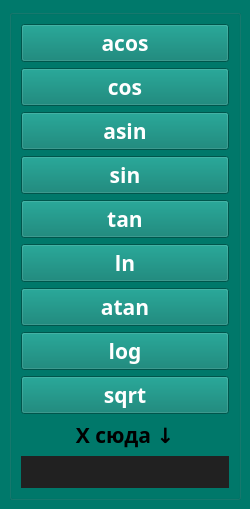
  <widget class="QDockWidget" name="dockWidget_2">
   <property name="font">
    <font>
     <family>PT Sans Caption</family>
     <pointsize>14</pointsize>
     <bold>true</bold>
    </font>
   </property>
   <property name="acceptDrops">
    <bool>false</bool>
   </property>
   <property name="styleSheet">
    <string notr="true">QDockWidget {
	color: #FFFFFF;
	background-color: #00796B
}
</string>
   </property>
   <property name="features">
    <set>QDockWidget::DockWidgetFloatable|QDockWidget::DockWidgetMovable</set>
   </property>
   <property name="windowTitle">
    <string>Functions</string>
   </property>
   <attribute name="dockWidgetArea">
    <number>2</number>
   </attribute>
   <widget class="QWidget" name="dockWidgetContents_13">
    <layout class="QHBoxLayout" name="horizontalLayout">
     <item>
      <widget class="QGroupBox" name="groupBox">
       <property name="title">
        <string/>
       </property>
       <layout class="QVBoxLayout" name="verticalLayout" stretch="0,0,0,0,0,0,0,0,0,2,0">
        <property name="spacing">
         <number>-1</number>
        </property>
        <item>
         <widget class="QPushButton" name="acos">
          <property name="font">
           <font>
            <family>PT Sans Caption</family>
            <pointsize>16</pointsize>
            <italic>false</italic>
            <bold>true</bold>
            <kerning>true</kerning>
           </font>
          </property>
          <property name="styleSheet">
           <string notr="true">QPushButton {
	color: #FFFFFF;
	background-color: #00796B
}
QPushButton:pressed {
	color: #FFFFFF;
	background-color: #00645A
}

</string>
          </property>
          <property name="text">
           <string>acos</string>
          </property>
          <property name="iconSize">
           <size>
            <width>15</width>
            <height>15</height>
           </size>
          </property>
          <attribute name="buttonGroup">
           <string notr="true">digit2</string>
          </attribute>
         </widget>
        </item>
        <item>
         <widget class="QPushButton" name="cos">
          <property name="font">
           <font>
            <family>PT Sans Caption</family>
            <pointsize>16</pointsize>
            <italic>false</italic>
            <bold>true</bold>
            <kerning>true</kerning>
           </font>
          </property>
          <property name="styleSheet">
           <string notr="true">QPushButton {
	color: #FFFFFF;
	background-color: #00796B
}
QPushButton:pressed {
	color: #FFFFFF;
	background-color: #00645A
}

</string>
          </property>
          <property name="text">
           <string>cos</string>
          </property>
          <property name="iconSize">
           <size>
            <width>15</width>
            <height>15</height>
           </size>
          </property>
          <attribute name="buttonGroup">
           <string notr="true">digit2</string>
          </attribute>
         </widget>
        </item>
        <item>
         <widget class="QPushButton" name="asin">
          <property name="font">
           <font>
            <family>PT Sans Caption</family>
            <pointsize>16</pointsize>
            <italic>false</italic>
            <bold>true</bold>
            <kerning>true</kerning>
           </font>
          </property>
          <property name="styleSheet">
           <string notr="true">QPushButton {
	color: #FFFFFF;
	background-color: #00796B
}
QPushButton:pressed {
	color: #FFFFFF;
	background-color: #00645A
}

</string>
          </property>
          <property name="text">
           <string>asin</string>
          </property>
          <property name="iconSize">
           <size>
            <width>15</width>
            <height>15</height>
           </size>
          </property>
          <attribute name="buttonGroup">
           <string notr="true">digit2</string>
          </attribute>
         </widget>
        </item>
        <item>
         <widget class="QPushButton" name="sin">
          <property name="font">
           <font>
            <family>PT Sans Caption</family>
            <pointsize>16</pointsize>
            <italic>false</italic>
            <bold>true</bold>
            <kerning>true</kerning>
           </font>
          </property>
          <property name="styleSheet">
           <string notr="true">QPushButton {
	color: #FFFFFF;
	background-color: #00796B
}
QPushButton:pressed {
	color: #FFFFFF;
	background-color: #00645A
}

</string>
          </property>
          <property name="text">
           <string>sin</string>
          </property>
          <property name="iconSize">
           <size>
            <width>15</width>
            <height>15</height>
           </size>
          </property>
          <attribute name="buttonGroup">
           <string notr="true">digit2</string>
          </attribute>
         </widget>
        </item>
        <item>
         <widget class="QPushButton" name="tan">
          <property name="font">
           <font>
            <family>PT Sans Caption</family>
            <pointsize>16</pointsize>
            <italic>false</italic>
            <bold>true</bold>
            <kerning>true</kerning>
           </font>
          </property>
          <property name="styleSheet">
           <string notr="true">QPushButton {
	color: #FFFFFF;
	background-color: #00796B
}
QPushButton:pressed {
	color: #FFFFFF;
	background-color: #00645A
}

</string>
          </property>
          <property name="text">
           <string>tan</string>
          </property>
          <property name="iconSize">
           <size>
            <width>15</width>
            <height>15</height>
           </size>
          </property>
          <attribute name="buttonGroup">
           <string notr="true">digit2</string>
          </attribute>
         </widget>
        </item>
        <item>
         <widget class="QPushButton" name="ln">
          <property name="font">
           <font>
            <family>PT Sans Caption</family>
            <pointsize>16</pointsize>
            <italic>false</italic>
            <bold>true</bold>
            <kerning>true</kerning>
           </font>
          </property>
          <property name="styleSheet">
           <string notr="true">QPushButton {
	color: #FFFFFF;
	background-color: #00796B
}
QPushButton:pressed {
	color: #FFFFFF;
	background-color: #00645A
}

</string>
          </property>
          <property name="text">
           <string>ln</string>
          </property>
          <property name="iconSize">
           <size>
            <width>15</width>
            <height>15</height>
           </size>
          </property>
          <attribute name="buttonGroup">
           <string notr="true">digit2</string>
          </attribute>
         </widget>
        </item>
        <item>
         <widget class="QPushButton" name="atan">
          <property name="font">
           <font>
            <family>PT Sans Caption</family>
            <pointsize>16</pointsize>
            <italic>false</italic>
            <bold>true</bold>
            <kerning>true</kerning>
           </font>
          </property>
          <property name="styleSheet">
           <string notr="true">QPushButton {
	color: #FFFFFF;
	background-color: #00796B
}
QPushButton:pressed {
	color: #FFFFFF;
	background-color: #00645A
}

</string>
          </property>
          <property name="text">
           <string>atan</string>
          </property>
          <property name="iconSize">
           <size>
            <width>15</width>
            <height>15</height>
           </size>
          </property>
          <attribute name="buttonGroup">
           <string notr="true">digit2</string>
          </attribute>
         </widget>
        </item>
        <item>
         <widget class="QPushButton" name="log10">
          <property name="font">
           <font>
            <family>PT Sans Caption</family>
            <pointsize>16</pointsize>
            <italic>false</italic>
            <bold>true</bold>
            <kerning>true</kerning>
           </font>
          </property>
          <property name="styleSheet">
           <string notr="true">QPushButton {
	color: #FFFFFF;
	background-color: #00796B
}
QPushButton:pressed {
	color: #FFFFFF;
	background-color: #00645A
}

</string>
          </property>
          <property name="text">
           <string>log</string>
          </property>
          <property name="iconSize">
           <size>
            <width>15</width>
            <height>15</height>
           </size>
          </property>
          <attribute name="buttonGroup">
           <string notr="true">digit2</string>
          </attribute>
         </widget>
        </item>
        <item>
         <widget class="QPushButton" name="sqrt">
          <property name="font">
           <font>
            <family>PT Sans Caption</family>
            <pointsize>16</pointsize>
            <italic>false</italic>
            <bold>true</bold>
            <kerning>true</kerning>
           </font>
          </property>
          <property name="styleSheet">
           <string notr="true">QPushButton {
	color: #FFFFFF;
	background-color: #00796B
}
QPushButton:pressed {
	color: #FFFFFF;
	background-color: #00645A
}

</string>
          </property>
          <property name="text">
           <string>sqrt</string>
          </property>
          <property name="iconSize">
           <size>
            <width>15</width>
            <height>15</height>
           </size>
          </property>
          <attribute name="buttonGroup">
           <string notr="true">digit2</string>
          </attribute>
         </widget>
        </item>
        <item>
         <widget class="QLabel" name="label">
          <property name="sizePolicy">
           <sizepolicy hsizetype="Minimum" vsizetype="Fixed">
            <horstretch>0</horstretch>
            <verstretch>0</verstretch>
           </sizepolicy>
          </property>
          <property name="font">
           <font>
            <family>PT Sans Caption</family>
            <pointsize>16</pointsize>
            <italic>false</italic>
            <bold>true</bold>
            <kerning>true</kerning>
           </font>
          </property>
          <property name="text">
           <string>Х сюда ↓</string>
          </property>
          <property name="alignment">
           <set>Qt::AlignCenter</set>
          </property>
         </widget>
        </item>
        <item>
         <widget class="QLineEdit" name="XInput">
          <property name="font">
           <font>
            <family>PT Sans Caption</family>
            <pointsize>16</pointsize>
            <italic>false</italic>
            <bold>true</bold>
            <kerning>true</kerning>
           </font>
          </property>
          <property name="layoutDirection">
           <enum>Qt::LeftToRight</enum>
          </property>
          <property name="styleSheet">
           <string notr="true">background-color: #212121;
border:none</string>
          </property>
          <property name="alignment">
           <set>Qt::AlignRight|Qt::AlignTrailing|Qt::AlignVCenter</set>
          </property>
         </widget>
        </item>
       </layout>
      </widget>
     </item>
    </layout>
   </widget>
  </widget>
